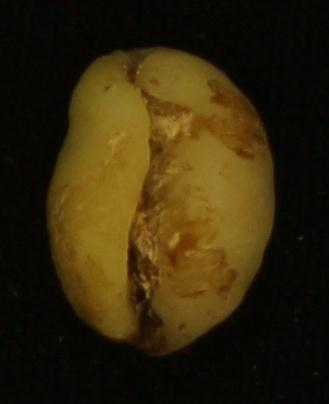
#> input picture coba1liberika.jpg, 329 x 404 px; its folder holds only this picture in this run
$ jupyter execute sc.ipynb   (older library calls are emulated)
#> lines starting #> are read from the running program, lines starting #| are printed output that depends on the picture; after the words box and inside, x2 and y2 are one past the last pixel; in counts of white or black regions, pixels touching at a corner belong together
cell 1 buat import

[cell 1]
import os
import cv2
import numpy as np
import pandas as pd
from matplotlib import pyplot as plt
import matplotlib.gridspec as gridspec
from skimage.feature import graycomatrix, graycoprops
from sklearn.svm import SVC
from sklearn.preprocessing import StandardScaler, LabelEncoder
from sklearn.pipeline import make_pipeline
from sklearn.metrics import classification_report, confusion_matrix
from sklearn.model_selection import GridSearchCV
from collections import defaultdict
import joblib
import glob
import seaborn as sns

cell 2, disini buat nge apply greyscale ama segmentasiin pake ostu

[cell 2]
def preprocess(img, use_blur=True):
    gray = cv2.cvtColor(img, cv2.COLOR_BGR2GRAY)
    gray = cv2.normalize(gray, None, 0, 255, cv2.NORM_MINMAX)
    if use_blur:
        gray = cv2.GaussianBlur(gray, (7, 7), 0)
    return gray

def segment(img_gray, invert_mask=True):
    thresh1 = cv2.adaptiveThreshold(img_gray, 255, cv2.ADAPTIVE_THRESH_GAUSSIAN_C, cv2.THRESH_BINARY, 11, 2)
    _, thresh2 = cv2.threshold(img_gray, 0, 255, cv2.THRESH_BINARY_INV + cv2.THRESH_OTSU)

    combined = cv2.bitwise_and(thresh1, thresh2)

    kernel = np.ones((7, 7), np.uint8)
    closed = cv2.morphologyEx(combined, cv2.MORPH_CLOSE, kernel)
    opened = cv2.morphologyEx(closed, cv2.MORPH_OPEN, kernel)

    if invert_mask:
        opened = cv2.bitwise_not(opened)

    return combined, closed, opened

def apply_mask(img, mask):
    return cv2.bitwise_and(img, img, mask=mask)

cell 3 baut extract bentuk dari hasil segmentasi sebelumnyha pake hu_momoents, warna pake hsv, ama texture pake glcm, berdasarkan yang udah kita buat di paper

[cell 3]
def plot_hsv_histogram(hsv_masked):
    h, s, v = cv2.split(hsv_masked)
    h = h[h > 0]
    s = s[s > 0]
    v = v[v > 0]

    plt.subplot(3, 1, 1)
    plt.hist(h.ravel(), bins=180, color='r')
    plt.title("Hue Distribution")

    plt.subplot(3, 1, 2)
    plt.hist(s.ravel(), bins=256, color='g')
    plt.title("Saturation Distribution")

    plt.subplot(3, 1, 3)
    plt.hist(v.ravel(), bins=256, color='b')
    plt.title("Value Distribution")

def prepare_texture_image(gray, mask):
    texture_masked = apply_mask(gray, mask)
    return texture_masked

cell 3.1 buat definisiin hasil segmentasi, extract warna, dan texture

[cell 4]
image_paths = glob.glob("coba*.jpg")
if not image_paths:
    print("Tidak ditemukan file yang diawali dengan nama 'coba'.")
else:
    image_path = image_paths[0]
    img = cv2.imread(image_path)
#> img is the input picture: shape (404, 329, 3); mean B, G, R 10.7, 39, 51
    resized = cv2.resize(img, (200, 200))
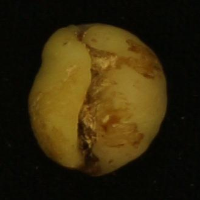
#> resized: shape (200, 200, 3); mean B, G, R 10.6, 38.9, 50.9

    gray_blur = preprocess(resized, use_blur=True)
    gray_no_blur = preprocess(resized, use_blur=False)

    otsu1, closed_blur, opened_blur = segment(gray_blur)
#> in segment, `thresh1 = cv2.adaptiveThreshold(img_gray, 255, cv2.ADAPTIVE_THRESH_GAU..`:
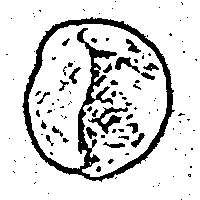
#> thresh1: shape (200, 200); 85.2% white; 113 black regions (87 under 20 px), largest, box (x1, y1, x2, y2) and area: (22, 17, 175, 182) 3930, (88, 107, 128, 134) 325, (115, 57, 140, 73) 162
#> in segment, `_, thresh2 = cv2.threshold(img_gray, 0, 255, cv2.THRESH_BINARY_INV + c..`: thresh2: shape (200, 200); 62.3% white; 1 black region, box (x1, y1, x2, y2) and area: (31, 25, 166, 171) 15089
#> in segment, `combined = cv2.bitwise_and(thresh1, thresh2)`: combined: shape (200, 200); 54.4% white; 50 black regions (48 under 20 px), largest, box (x1, y1, x2, y2) and area: (22, 17, 175, 182) 18134, (96, 166, 101, 172) 23
#> in segment, `closed = cv2.morphologyEx(combined, cv2.MORPH_CLOSE, kernel)`: closed: shape (200, 200); 61.7% white; 1 black region, box (x1, y1, x2, y2) and area: (31, 25, 166, 170) 15318
#> in segment, `opened = cv2.morphologyEx(closed, cv2.MORPH_OPEN, kernel)`: opened: shape (200, 200); 61.7% white; 1 black region, box (x1, y1, x2, y2) and area: (31, 25, 166, 170) 15340
    otsu2, closed_noblur, opened_noblur = segment(gray_no_blur)
#> call 2 of segment, with invert_mask = True
#> in segment (call 2), `thresh1 = cv2.adaptiveThreshold(img_gray, 255, cv2.ADAPTIVE_THRESH_GAU..`: thresh1: shape (200, 200); 72.9% white; black in thin lines or dots
#> in segment (call 2), `_, thresh2 = cv2.threshold(img_gray, 0, 255, cv2.THRESH_BINARY_INV + c..`: thresh2: shape (200, 200); 62.2% white; 5 black regions (4 under 20 px), largest, box (x1, y1, x2, y2) and area: (30, 24, 167, 171) 15114
#> in segment (call 2), `combined = cv2.bitwise_and(thresh1, thresh2)`: combined: shape (200, 200); 45.2% white; 71 white regions (64 under 20 px), largest, box (x1, y1, x2, y2) and area: (0, 0, 200, 200) 17325, (80, 162, 118, 177) 175, (30, 118, 63, 166) 164
#> in segment (call 2), `closed = cv2.morphologyEx(combined, cv2.MORPH_CLOSE, kernel)`: closed: shape (200, 200); 61.3% white; 1 black region, box (x1, y1, x2, y2) and area: (30, 25, 170, 171) 15473
#> in segment (call 2), `opened = cv2.morphologyEx(closed, cv2.MORPH_OPEN, kernel)`:
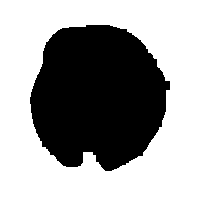
#> opened: shape (200, 200); 61.1% white; 1 black region, box (x1, y1, x2, y2) and area: (30, 25, 170, 171) 15559

    hsv = cv2.cvtColor(resized, cv2.COLOR_BGR2HSV)
#> hsv: shape (200, 200, 3); mean H, S, V 27.8, 178.9, 51.3
    hsv_masked = apply_mask(hsv, opened_noblur)

    texture_img = prepare_texture_image(gray_no_blur, opened_noblur)
    glcm = graycomatrix(texture_img, distances=[1], angles=[0],
                        levels=256, symmetric=True, normed=True)
    glcm_vis = glcm[:, :, 0, 0]
    glcm_vis_norm = cv2.normalize(glcm_vis, None, 0, 255, cv2.NORM_MINMAX).astype("uint8")

cell 3.2 buat plotting segmentasi

[cell 5]
plt.figure(figsize=(15, 5))

plt.subplot(1, 5, 1)
plt.imshow(cv2.cvtColor(resized, cv2.COLOR_BGR2RGB))
plt.title("1.1 Original")
plt.axis("off")

plt.subplot(1, 5, 2)
plt.imshow(gray_blur, cmap='gray')
plt.title("1.2 Grayscale + Blur")
plt.axis("off")

plt.subplot(1, 5, 3)
plt.imshow(otsu1, cmap='gray')
plt.title("1.3 Otsu Threshold (Blur)")
plt.axis("off")

plt.subplot(1, 5, 4)
plt.imshow(closed_blur, cmap='gray')
plt.title("1.4 Closed")
plt.axis("off")

plt.subplot(1, 5, 5)
plt.imshow(opened_blur, cmap='gray')
plt.title("1.5 Opened inverted")
plt.axis("off")

plt.tight_layout()
plt.show()

cell 3.3 buat plotting extraksi warna

[cell 6]
hsv = cv2.cvtColor(resized, cv2.COLOR_BGR2HSV)
hsv_masked = apply_mask(hsv, opened_noblur)

h1, s1, v1 = cv2.split(hsv)
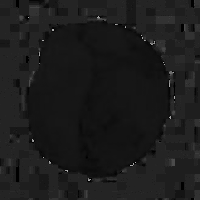
#> h1: shape (200, 200); min 0, max 176, mean 27.8
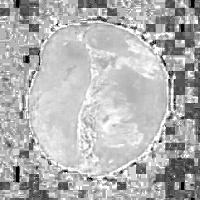
#> s1: shape (200, 200); min 0, max 255, mean 178.9
h1 = h1[h1 > 0]
s1 = s1[s1 > 0]
v1 = v1[v1 > 0]

h2, s2, v2 = cv2.split(hsv_masked)
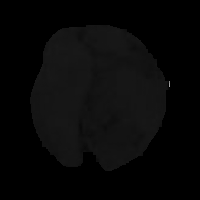
#> h2: shape (200, 200); min 0, max 168, mean 7.9
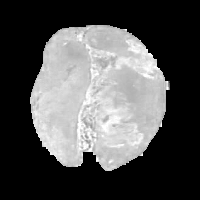
#> s2: shape (200, 200); min 0, max 255, mean 80.6
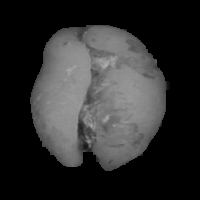
#> v2: shape (200, 200); min 0, max 178, mean 45.6
h2 = h2[h2 > 0]
#> h2 = 15555 values, max 168 at index 6445, min 4 at index 6038, mean 20.41
s2 = s2[s2 > 0]
#> s2 = 15559 values, max 255 at index 223, min 46 at index 5903, mean 207.3
v2 = v2[v2 > 0]
#> v2 = 15559 values, max 178 at index 3840, min 8 at index 5768, mean 117.3

fig = plt.figure(figsize=(14, 12))
gs = gridspec.GridSpec(2, 2, width_ratios=[1, 1.2], height_ratios=[1, 1])

ax0 = fig.add_subplot(gs[0, 0])
ax0.imshow(cv2.cvtColor(hsv, cv2.COLOR_HSV2RGB))
ax0.set_title("3.1 HSV Original (Before Masking)", pad=15)
ax0.axis("off")

gs_hist1 = gridspec.GridSpecFromSubplotSpec(3, 1, subplot_spec=gs[0, 1], hspace=0.5)
ax1 = fig.add_subplot(gs_hist1[0])
ax2 = fig.add_subplot(gs_hist1[1])
ax3 = fig.add_subplot(gs_hist1[2])

ax1.hist(h1.ravel(), bins=180, color='red')
ax1.set_title("3.2 Hue Distribution (Before Masking)", pad=10)

ax2.hist(s1.ravel(), bins=256, color='green')
ax2.set_title("3.3 Saturation Distribution (Before Masking)", pad=10)

ax3.hist(v1.ravel(), bins=256, color='blue')
ax3.set_title("3.4 Value Distribution (Before Masking)", pad=10)

ax4 = fig.add_subplot(gs[1, 0])
ax4.imshow(cv2.cvtColor(hsv_masked, cv2.COLOR_HSV2RGB))
ax4.set_title("3.5 HSV Masked (After Masking)", pad=15)
ax4.axis("off")

gs_hist2 = gridspec.GridSpecFromSubplotSpec(3, 1, subplot_spec=gs[1, 1], hspace=0.5)
ax5 = fig.add_subplot(gs_hist2[0])
ax6 = fig.add_subplot(gs_hist2[1])
ax7 = fig.add_subplot(gs_hist2[2])

ax5.hist(h2.ravel(), bins=180, color='red')
ax5.set_title("3.6 Hue Distribution (After Masking)", pad=10)

ax6.hist(s2.ravel(), bins=256, color='green')
ax6.set_title("3.7 Saturation Distribution (After Masking)", pad=10)

ax7.hist(v2.ravel(), bins=256, color='blue')
ax7.set_title("3.8 Value Distribution (After Masking)", pad=10)

plt.tight_layout(rect=[0, 0, 1, 1.02])
plt.show()
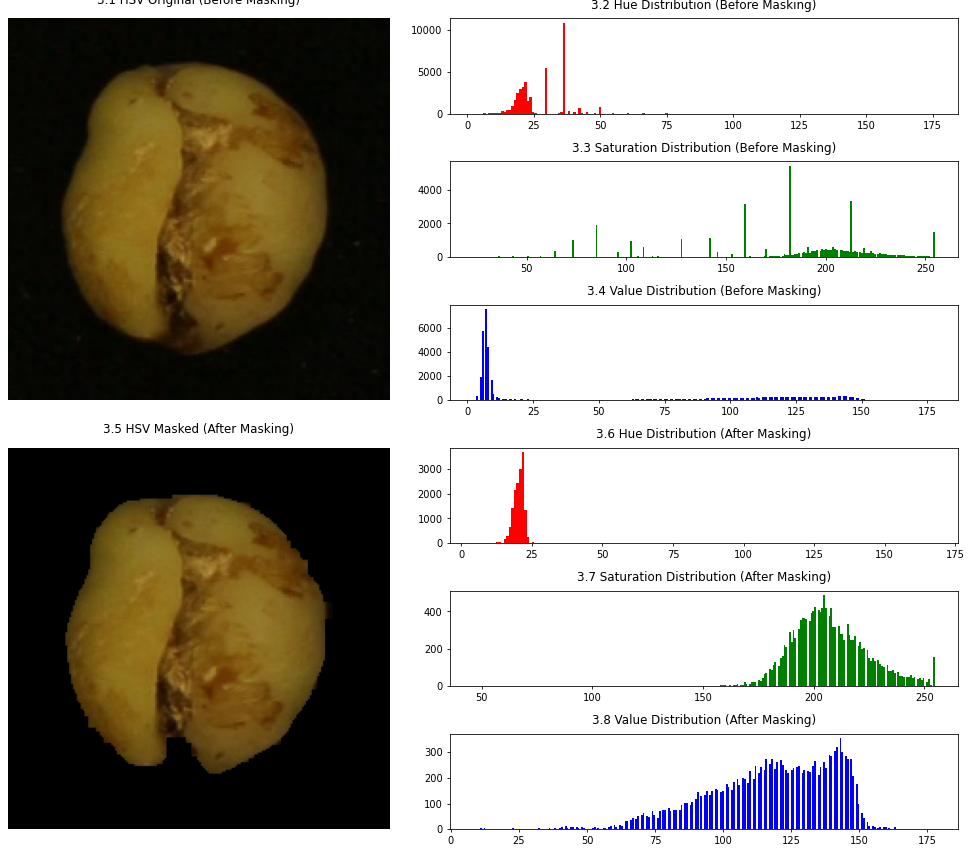
#> figure drawn by matplotlib, 8 panels; panel 2: tallest bar 10814 high, from x = 35.83 to 36.8; panel 3: tallest bar 5429 high, from x = 181.6 to 182.5; panel 4: tallest bar 7544 high, from x = 6.81 to 7.5; panel 6: tallest bar 3695 high, from x = 21.31 to 22.22

cell 3.4 buat plotting extraksi texture

[cell 7]
texture_before = prepare_texture_image(gray_no_blur, mask=None)
glcm_before = graycomatrix(texture_before, distances=[1], angles=[0],
                           levels=256, symmetric=True, normed=True)
glcm_before_vis = glcm_before[:, :, 0, 0]
glcm_before_norm = cv2.normalize(glcm_before_vis, None, 0, 255, cv2.NORM_MINMAX).astype("uint8")

texture_after = prepare_texture_image(gray_no_blur, opened_noblur)
glcm_after = graycomatrix(texture_after, distances=[1], angles=[0],
                          levels=256, symmetric=True, normed=True)
glcm_after_vis = glcm_after[:, :, 0, 0]
glcm_after_norm = cv2.normalize(glcm_after_vis, None, 0, 255, cv2.NORM_MINMAX).astype("uint8")

props = ['contrast', 'dissimilarity', 'homogeneity', 'ASM', 'energy', 'correlation']
glcm_features_before = [graycoprops(glcm_before, prop)[0, 0] for prop in props]
#> glcm_features_before = [54.07, 3.59, 0.445, 0.0333, 0.182, 0.995]
glcm_features_after = [graycoprops(glcm_after, prop)[0, 0] for prop in props]
#> glcm_features_after = [104.9, 3.01, 0.695, 0.366, 0.605, 0.992]

plt.figure(figsize=(12, 6))

plt.subplot(2, 2, 1)
plt.imshow(texture_before, cmap='gray')
plt.title("4.1 Texture (Before Mask)")
plt.axis("off")

plt.subplot(2, 2, 2)
plt.bar(props, glcm_features_before, color='skyblue')
plt.title("4.2 GLCM Features (Before Mask)")
plt.xticks(rotation=45)
plt.grid(True)

plt.subplot(2, 2, 3)
plt.imshow(texture_after, cmap='gray')
plt.title("4.3 Texture (After Mask)")
plt.axis("off")

plt.subplot(2, 2, 4)
plt.bar(props, glcm_features_after, color='salmon')
plt.title("4.4 GLCM Features (After Mask)")
plt.xticks(rotation=45)
plt.grid(True)

plt.tight_layout()
plt.show()
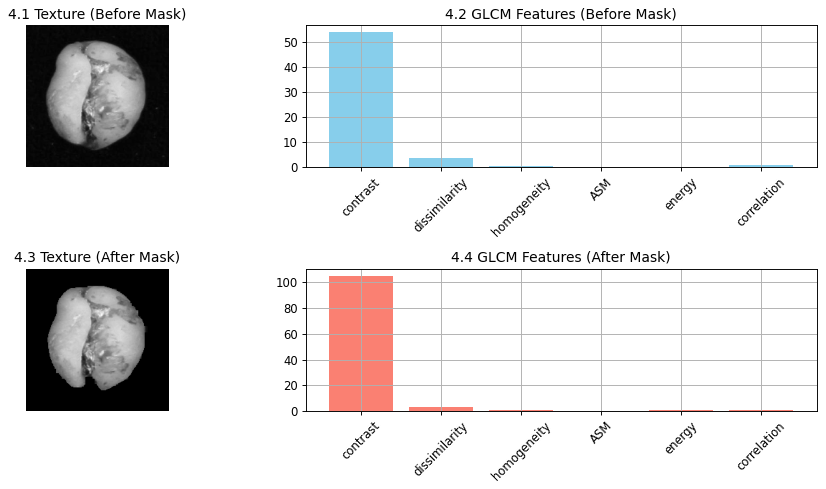
#> figure drawn by matplotlib, 4 panels; panel 2: tallest bar 54.07 high, from x = -0.4 to 0.4; panel 4: tallest bar 104.9 high, from x = -0.4 to 0.4

cell 3.9 pendefinisian hasil dari extract features hsv warna dan glcm texture

[cell 8]
def extract_features(segmented_mask, original_image):
    segmented_mask = cv2.resize(segmented_mask, (original_image.shape[1], original_image.shape[0]))

    masked_image = cv2.bitwise_and(original_image, original_image, mask=segmented_mask)

    hsv_image = cv2.cvtColor(masked_image, cv2.COLOR_BGR2HSV)
    h, s, v = cv2.split(hsv_image)
    mean_h = np.mean(h[segmented_mask > 0])
    mean_s = np.mean(s[segmented_mask > 0])
    mean_v = np.mean(v[segmented_mask > 0])
    hsv_features = [mean_h, mean_s, mean_v]

    gray_masked = cv2.cvtColor(masked_image, cv2.COLOR_BGR2GRAY)
    gray_masked[segmented_mask == 0] = 0
    glcm = graycomatrix(gray_masked, distances=[1], angles=[0], levels=256, symmetric=True, normed=True)
    contrast = graycoprops(glcm, 'contrast')[0,0]
    homogeneity = graycoprops(glcm, 'homogeneity')[0,0]
    energy = graycoprops(glcm, 'energy')[0,0]
    correlation = graycoprops(glcm, 'correlation')[0,0]
    texture_features = [contrast, homogeneity, energy, correlation]

    features = hsv_features + texture_features
    return features

cell 4 buat training, dataset di seimbangkan dengan emnyamakan semua jumlah image setiap kelas yang ada dengan kelas yg paling dikit

[cell 9]
def load_dataset(folder):
#> called with folder = 'train'
    df = pd.read_csv(os.path.join(folder, '_classes.csv'))
#> (reads test/_classes.csv from the repository)
